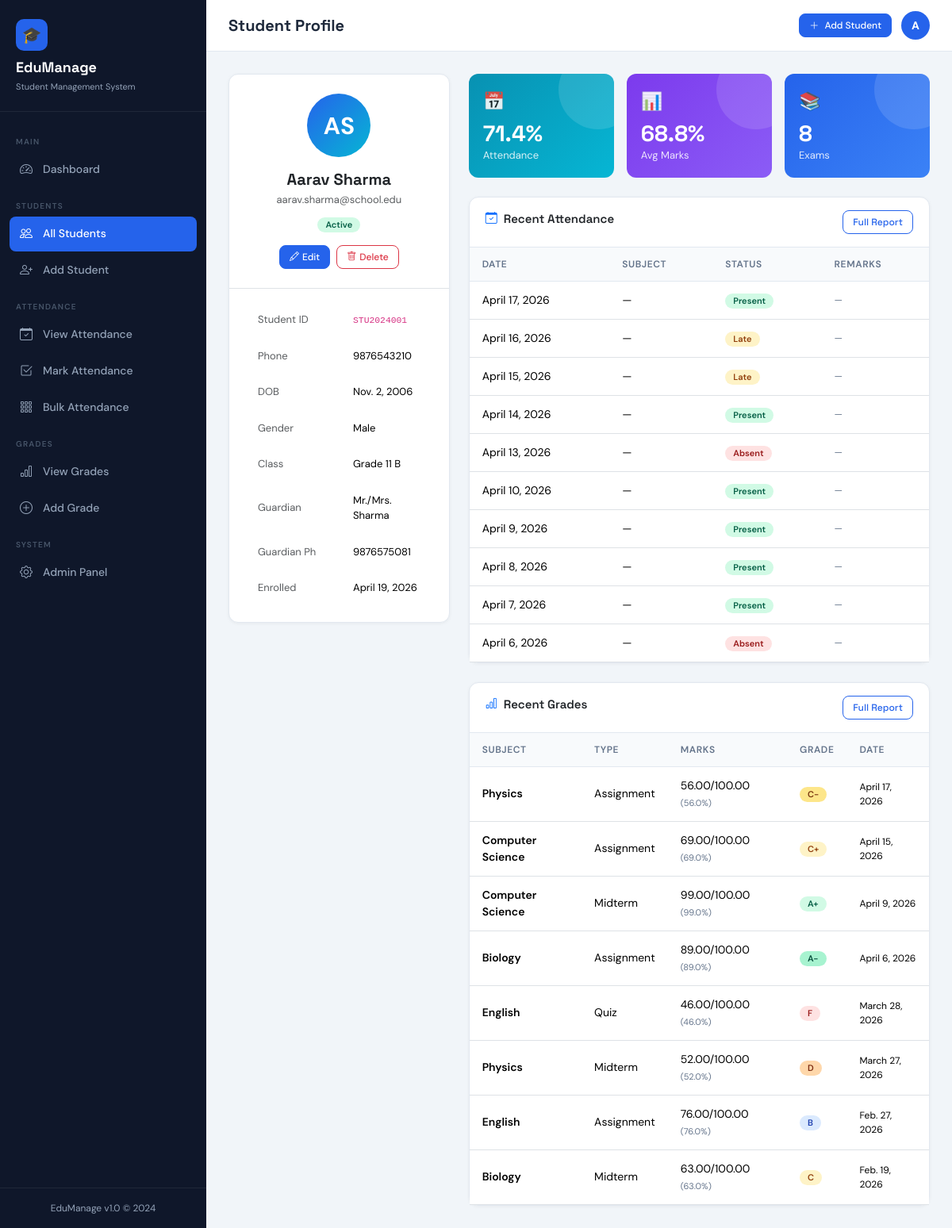
The app's page /students/1/ with its own data.
### students/models.py (models this page shows, shortened)
class Student(models.Model):
    GENDER_CHOICES = [('M', 'Male'), ('F', 'Female'), ('O', 'Other')]
    STATUS_CHOICES = [('active', 'Active'), ('inactive', 'Inactive'), ('graduated', 'Graduated')]
    student_id = models.CharField(max_length=20, unique=True)
    first_name = models.CharField(max_length=50)
    last_name = models.CharField(max_length=50)
    email = models.EmailField(unique=True)
    phone = models.CharField(max_length=15, blank=True)
    date_of_birth = models.DateField(null=True, blank=True)
    gender = models.CharField(max_length=1, choices=GENDER_CHOICES, default='M')
    address = models.TextField(blank=True)
    enrollment_date = models.DateField(auto_now_add=True)
    status = models.CharField(max_length=20, choices=STATUS_CHOICES, default='active')
    class_name = models.CharField(max_length=50, blank=True)
    section = models.CharField(max_length=10, blank=True)
    guardian_name = models.CharField(max_length=100, blank=True)
    guardian_phone = models.CharField(max_length=15, blank=True)
    profile_image = models.ImageField(upload_to='students/', null=True, blank=True)
    created_at = models.DateTimeField(auto_now_add=True)
    updated_at = models.DateTimeField(auto_now=True)
    class Meta:
        ordering = ['last_name', 'first_name']
    @property
    def full_name(self):
        return f"{self.first_name} {self.last_name}"

### attendance/models.py (models this page shows, shortened)
class Attendance(models.Model):
    STATUS_CHOICES = [
        ('present', 'Present'),
        ('absent', 'Absent'),
        ('late', 'Late'),
        ('excused', 'Excused'),
    ]
    student = models.ForeignKey(Student, on_delete=models.CASCADE, related_name='attendances')
    date = models.DateField()
    status = models.CharField(max_length=10, choices=STATUS_CHOICES, default='present')
    subject = models.CharField(max_length=100, blank=True)
    remarks = models.TextField(blank=True)
    created_at = models.DateTimeField(auto_now_add=True)
    class Meta:
        unique_together = ['student', 'date', 'subject']
        ordering = ['-date']

### grades/models.py (models this page shows, shortened)
class Grade(models.Model):
    GRADE_CHOICES = [
        ('A+', 'A+ (95-100)'), ('A', 'A (90-94)'), ('A-', 'A- (85-89)'),
        ('B+', 'B+ (80-84)'), ('B', 'B (75-79)'), ('B-', 'B- (70-74)'),
        ('C+', 'C+ (65-69)'), ('C', 'C (60-64)'), ('C-', 'C- (55-59)'),
        ('D', 'D (50-54)'), ('F', 'F (Below 50)'),
    ]
    EXAM_TYPES = [
        ('midterm', 'Midterm'), ('final', 'Final'), ('quiz', 'Quiz'),
        ('assignment', 'Assignment'), ('practical', 'Practical'),
    ]
    student = models.ForeignKey(Student, on_delete=models.CASCADE, related_name='grades')
    subject = models.CharField(max_length=100)
    exam_type = models.CharField(max_length=20, choices=EXAM_TYPES, default='midterm')
    marks_obtained = models.DecimalField(max_digits=5, decimal_places=2)
    total_marks = models.DecimalField(max_digits=5, decimal_places=2, default=100)
    grade = models.CharField(max_length=2, choices=GRADE_CHOICES, blank=True)
    exam_date = models.DateField()
    remarks = models.TextField(blank=True)
    created_at = models.DateTimeField(auto_now_add=True)
    class Meta:
        ordering = ['-exam_date']
    @property
    def percentage(self):
        return round((self.marks_obtained / self.total_marks) * 100, 1)

### students/views.py (the view)
# urls.py: path('<int:pk>/', views.student_detail, name='student_detail'),
def student_detail(request, pk):
    student = get_object_or_404(Student, pk=pk)
    attendances = Attendance.objects.filter(student=student).order_by('-date')[:10]
    grades = Grade.objects.filter(student=student).order_by('-exam_date')
    total_classes = Attendance.objects.filter(student=student).count()
    present_count = Attendance.objects.filter(student=student, status='present').count()
    attendance_pct = round((present_count / total_classes * 100), 1) if total_classes > 0 else 0
    avg_marks = grades.aggregate(avg=Avg('marks_obtained'))['avg']
    context = {
        'student': student,
        'attendances': attendances,
        'grades': grades,
        'attendance_pct': attendance_pct,
        'avg_marks': round(avg_marks, 1) if avg_marks else 0,
    }
    return render(request, 'students/detail.html', context)

### templates/students/detail.html (shortened to what this page needs)
{% extends 'base.html' %}
{% block page_title %}Student Profile{% endblock %}
{% block content %}
<div class="row g-4">
  <div class="col-lg-4">
    <div class="card">
      <div class="card-body text-center py-4">
        <div style="width:80px;height:80px;border-radius:50%;background:linear-gradient(135deg,#2563eb,#06b6d4);display:flex;align-items:center;justify-content:center;color:#fff;font-weight:700;font-size:30px;margin:0 auto 16px;">
          {{ student.first_name.0 }}{{ student.last_name.0 }}
        </div>
        <h5 class="mb-1" style="font-family:'Space Grotesk',sans-serif;font-weight:700;">{{ student.full_name }}</h5>
        <p class="text-muted mb-2" style="font-size:13px;">{{ student.email }}</p>
        <span class="badge badge-{{ student.status }} mb-3">{{ student.get_status_display }}</span>
        <div class="d-flex gap-2 justify-content-center">
          <a href="{% url 'student_edit' student.pk %}" class="btn btn-primary btn-sm">
            <i class="bi bi-pencil me-1"></i>Edit
          </a>
          <a href="{% url 'student_delete' student.pk %}" class="btn btn-outline-danger btn-sm">
            <i class="bi bi-trash me-1"></i>Delete
          </a>
        </div>
      </div>
      <div class="card-body border-top pt-3">
        <table class="table table-borderless mb-0" style="font-size:13px;">
          <tr><td class="text-muted" style="width:120px;">Student ID</td><td><code>{{ student.student_id }}</code></td></tr>
          <tr><td class="text-muted">Phone</td><td>{{ student.phone|default:"—" }}</td></tr>
          <tr><td class="text-muted">DOB</td><td>{{ student.date_of_birth|default:"—" }}</td></tr>
          <tr><td class="text-muted">Gender</td><td>{{ student.get_gender_display }}</td></tr>
          <tr><td class="text-muted">Class</td><td>{{ student.class_name }} {{ student.section }}</td></tr>
          <tr><td class="text-muted">Guardian</td><td>{{ student.guardian_name|default:"—" }}</td></tr>
          <tr><td class="text-muted">Guardian Ph</td><td>{{ student.guardian_phone|default:"—" }}</td></tr>
          <tr><td class="text-muted">Enrolled</td><td>{{ student.enrollment_date }}</td></tr>
        </table>
      </div>
    </div>
  </div>
  <div class="col-lg-8">
    <div class="row g-3 mb-4">
      <div class="col-4">
        <div class="stat-card stat-cyan" style="padding:18px;">
          <div class="stat-icon" style="font-size:22px;">📅</div>
          <div class="stat-value" style="font-size:28px;">{{ attendance_pct }}%</div>
          <div class="stat-label">Attendance</div>
        </div>
      </div>
      <div class="col-4">
        <div class="stat-card stat-violet" style="padding:18px;">
          <div class="stat-icon" style="font-size:22px;">📊</div>
          <div class="stat-value" style="font-size:28px;">{{ avg_marks }}%</div>
          <div class="stat-label">Avg Marks</div>
        </div>
      </div>
      <div class="col-4">
        <div class="stat-card stat-blue" style="padding:18px;">
          <div class="stat-icon" style="font-size:22px;">📚</div>
          <div class="stat-value" style="font-size:28px;">{{ grades|length }}</div>
          <div class="stat-label">Exams</div>
        </div>
      </div>
    </div>
    <div class="card mb-4">
      <div class="card-header d-flex justify-content-between">
        <span><i class="bi bi-calendar-check me-2 text-primary"></i>Recent Attendance</span>
        <a href="{% url 'student_attendance' student.pk %}" class="btn btn-sm btn-outline-primary">Full Report</a>
      </div>
      <div class="card-body p-0">
        {% if attendances %}
        <div class="table-responsive">
          <table class="table mb-0">
            <thead><tr><th>Date</th><th>Subject</th><th>Status</th><th>Remarks</th></tr></thead>
            <tbody>
              {% for a in attendances %}
              <tr>
                <td>{{ a.date }}</td>
                <td>{{ a.subject|default:"—" }}</td>
                <td><span class="badge badge-{{ a.status }}">{{ a.get_status_display }}</span></td>
                <td style="font-size:12px;color:#64748b;">{{ a.remarks|default:"—" }}</td>
              </tr>
              {% endfor %}
            </tbody>
          </table>
        </div>
        {% else %}
        <div class="text-center py-3 text-muted" style="font-size:13px;">No attendance records yet.</div>
        {% endif %}
      </div>
    </div>
    <div class="card">
      <div class="card-header d-flex justify-content-between">
        <span><i class="bi bi-bar-chart me-2 text-primary"></i>Recent Grades</span>
        <a href="{% url 'student_grades' student.pk %}" class="btn btn-sm btn-outline-primary">Full Report</a>
      </div>
      <div class="card-body p-0">
        {% if grades %}
        <div class="table-responsive">
          <table class="table mb-0">
            <thead><tr><th>Subject</th><th>Type</th><th>Marks</th><th>Grade</th><th>Date</th></tr></thead>
            <tbody>
              {% for g in grades %}
              <tr>
                <td style="font-weight:600;">{{ g.subject }}</td>
                <td>{{ g.get_exam_type_display }}</td>
                <td>{{ g.marks_obtained }}/{{ g.total_marks }} <span style="font-size:11px;color:#64748b;">({{ g.percentage }}%)</span></td>
                <td><span class="badge grade-{{ g.grade }}">{{ g.grade }}</span></td>
                <td style="font-size:12px;">{{ g.exam_date }}</td>
              </tr>
              {% endfor %}
            </tbody>
          </table>
        </div>
        {% else %}
        <div class="text-center py-3 text-muted" style="font-size:13px;">No grade records yet.</div>
        {% endif %}
      </div>
    </div>
  </div>
</div>
{% endblock %}

### templates/base.html (style rules this page uses)
:root { --primary: #2563eb; --primary-dark: #1d4ed8; --primary-light: #dbeafe; --sidebar-bg: #0f172a; --sidebar-text: #94a3b8; --sidebar-active: #2563eb; --sidebar-width: 260px; --accent: #06b6d4; --success: #10b981; --warning: #f59e0b; --danger: #ef4444; --body-bg: #f1f5f9; --card-bg: #ffffff; --text-main: #1e293b; --text-muted: #64748b; --border: #e2e8f0; --radius: 12px; }
* { box-sizing: border-box; margin: 0; padding: 0; }
body { font-family: 'DM Sans', sans-serif; background: var(--body-bg); color: var(--text-main); min-height: 100vh; display: flex; }
.card { background: var(--card-bg); border: 1px solid var(--border); border-radius: var(--radius); box-shadow: 0 1px 4px rgba(0,0,0,.05); }
.card-header { background: transparent; border-bottom: 1px solid var(--border); padding: 16px 20px; font-family: 'Space Grotesk', sans-serif; font-weight: 600; font-size: 15px; }
.card-body { padding: 20px; }
.stat-card { border-radius: var(--radius); padding: 22px; color: #fff; position: relative; overflow: hidden; }
.stat-card::before { content: ''; position: absolute; top: -30px; right: -30px; width: 100px; height: 100px; border-radius: 50%; background: rgba(255,255,255,.12); }
.stat-card .stat-icon { font-size: 28px; margin-bottom: 10px; opacity: .9; }
.stat-card .stat-value { font-family: 'Space Grotesk', sans-serif; font-size: 34px; font-weight: 700; line-height: 1; }
.stat-card .stat-label { font-size: 13px; opacity: .85; margin-top: 4px; }
.stat-blue { background: linear-gradient(135deg, #2563eb, #3b82f6); }
.stat-cyan { background: linear-gradient(135deg, #0891b2, #06b6d4); }
.stat-violet { background: linear-gradient(135deg, #7c3aed, #8b5cf6); }
.table { font-size: 14px; }
.table th { font-weight: 600; font-size: 12px; text-transform: uppercase; letter-spacing: .6px; color: var(--text-muted); background: #f8fafc; padding: 12px 16px; border-bottom: 1px solid var(--border); }
.table td { padding: 13px 16px; vertical-align: middle; }
.badge { font-size: 11px; font-weight: 600; padding: 4px 10px; border-radius: 20px; }
.badge-active { background: #d1fae5; color: #065f46; }
.badge-present { background: #d1fae5; color: #065f46; }
.badge-absent { background: #fee2e2; color: #991b1b; }
.badge-late { background: #fef3c7; color: #92400e; }
.grade-A\+ , .grade-A { background: #d1fae5; color: #065f46; }
.grade-A\- { background: #a7f3d0; color: #064e3b; }
.grade-B\+ , .grade-B { background: #dbeafe; color: #1e40af; }
.grade-C\+ , .grade-C { background: #fef3c7; color: #92400e; }
.grade-C\- { background: #fde68a; color: #78350f; }
.grade-D { background: #fed7aa; color: #7c2d12; }
.grade-F { background: #fee2e2; color: #991b1b; }
.btn { border-radius: 8px; font-size: 14px; font-weight: 500; padding: 9px 18px; }
.btn-primary { background: var(--primary); border-color: var(--primary); }
.btn-sm { padding: 5px 12px; font-size: 12px; }
.btn-outline-primary { color: var(--primary); border-color: var(--primary); }

### records on screen
Student: first_name.0 "A", last_name.0 "S", full_name "Aarav Sharma", email "aarav.sharma@school.edu", status "Active", student_id "STU2024001", phone "9876543210", date_of_birth "Nov. 2, 2006", gender "Male", class_name "Grade 11", section "B", guardian_name "Mr./Mrs. Sharma", guardian_phone "9876575081", enrollment_date "April 19, 2026"
Attendance: date "April 17, 2026", subject "—", status "Present", remarks "—"
Attendance: date "April 16, 2026", subject "—", status "Late", remarks "—"
Attendance: date "April 15, 2026", subject "—", status "Late", remarks "—"
Attendance: date "April 14, 2026", subject "—", status "Present", remarks "—"
Attendance: date "April 13, 2026", subject "—", status "Absent", remarks "—"
Attendance: date "April 10, 2026", subject "—", status "Present", remarks "—"
Attendance: date "April 9, 2026", subject "—", status "Present", remarks "—"
Attendance: date "April 8, 2026", subject "—", status "Present", remarks "—"
Attendance: date "April 7, 2026", subject "—", status "Present", remarks "—"
Attendance: date "April 6, 2026", subject "—", status "Absent", remarks "—"
Grade: subject "Physics", exam_type "Assignment", marks_obtained "56.00", total_marks "100.00", percentage "56.0", grade "C-", exam_date "April 17, 2026"
Grade: subject "Computer Science", exam_type "Assignment", marks_obtained "69.00", total_marks "100.00", percentage "69.0", grade "C+", exam_date "April 15, 2026"
Grade: subject "Computer Science", exam_type "Midterm", marks_obtained "99.00", total_marks "100.00", percentage "99.0", grade "A+", exam_date "April 9, 2026"
Grade: subject "Biology", exam_type "Assignment", marks_obtained "89.00", total_marks "100.00", percentage "89.0", grade "A-", exam_date "April 6, 2026"
Grade: subject "English", exam_type "Quiz", marks_obtained "46.00", total_marks "100.00", percentage "46.0", grade "F", exam_date "March 28, 2026"
Grade: subject "Physics", exam_type "Midterm", marks_obtained "52.00", total_marks "100.00", percentage "52.0", grade "D", exam_date "March 27, 2026"
Grade: subject "English", exam_type "Assignment", marks_obtained "76.00", total_marks "100.00", percentage "76.0", grade "B", exam_date "Feb. 27, 2026"
Grade: subject "Biology", exam_type "Midterm", marks_obtained "63.00", total_marks "100.00", percentage "63.0", grade "C", exam_date "Feb. 19, 2026"

### other values on screen
{{ attendance_pct }} "71.4"
{{ avg_marks }} "68.8"
{{ grades|length }} "8"
